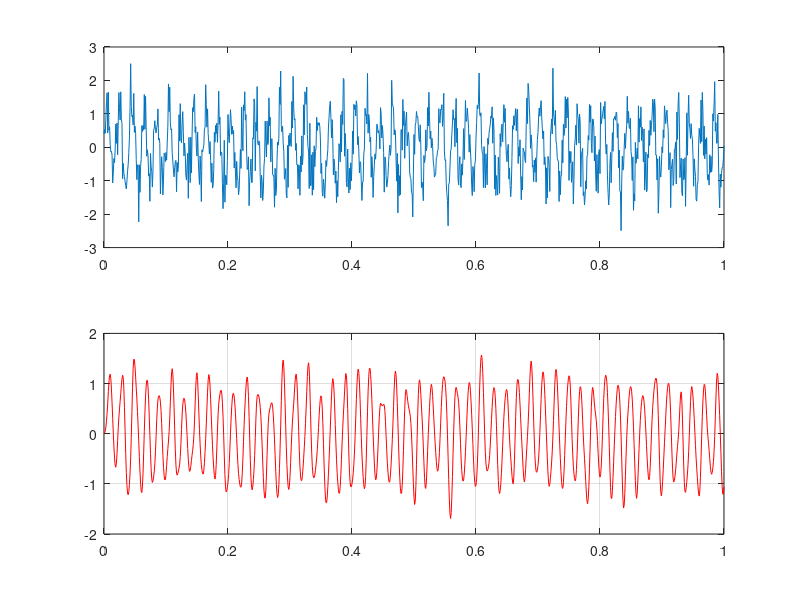

This figure's MATLAB source:
clear all;
close all;
clc;

n = 4;
cuttoff =100;
sampling_freq = 1000;

wc = cuttoff/(sampling_freq/2);
[b, a] = butter (n, wc, "low");

t = 0:1/sampling_freq:1
signal = sin(2*pi*50*t)+0.5*randn(size(t));


subplot(2,1,1)
plot(t,signal)

subplot(2,1,2)
y = filter (b, a, signal)
plot(t,y,'r')
grid on;
